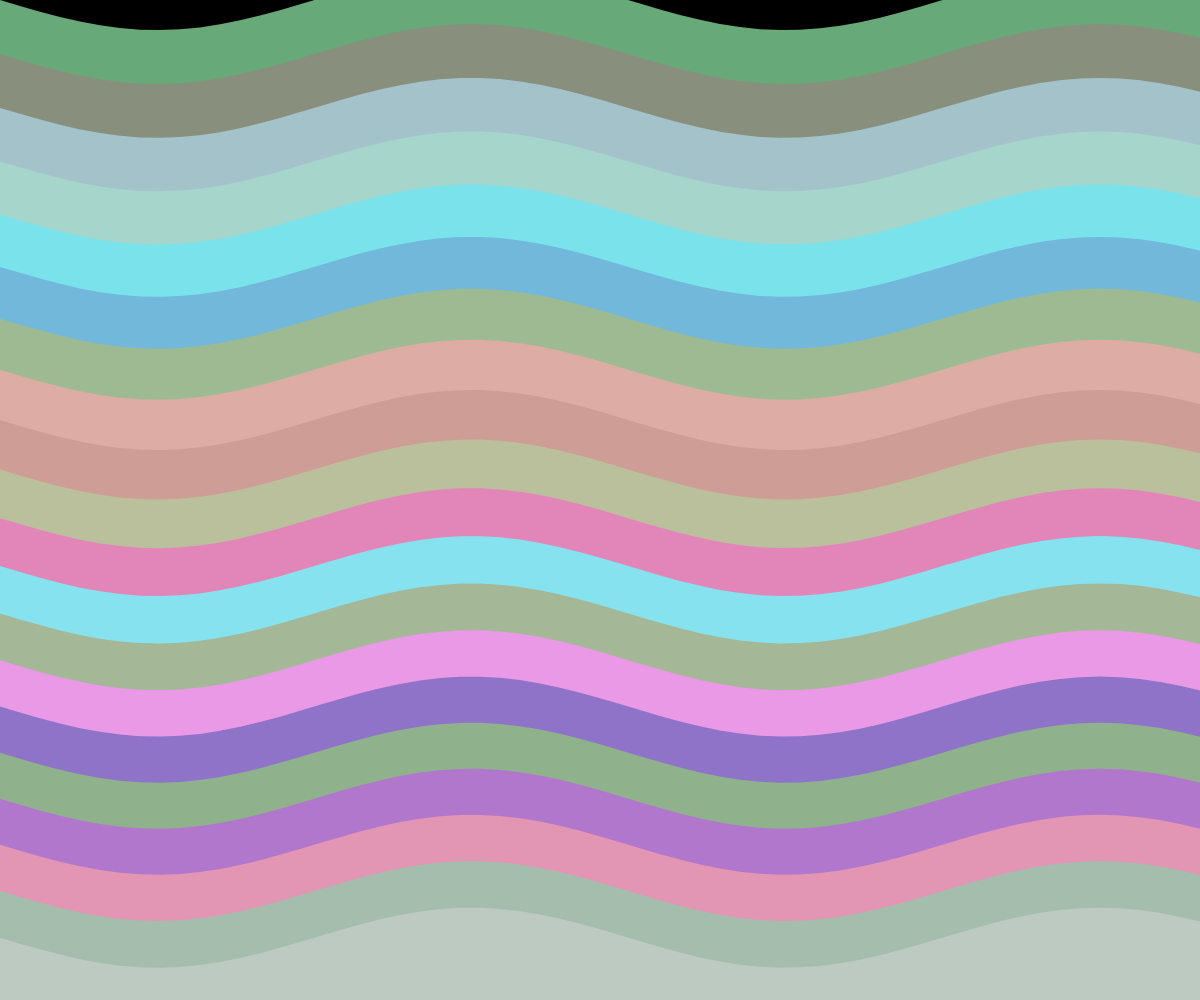
Frame 1 (no input)
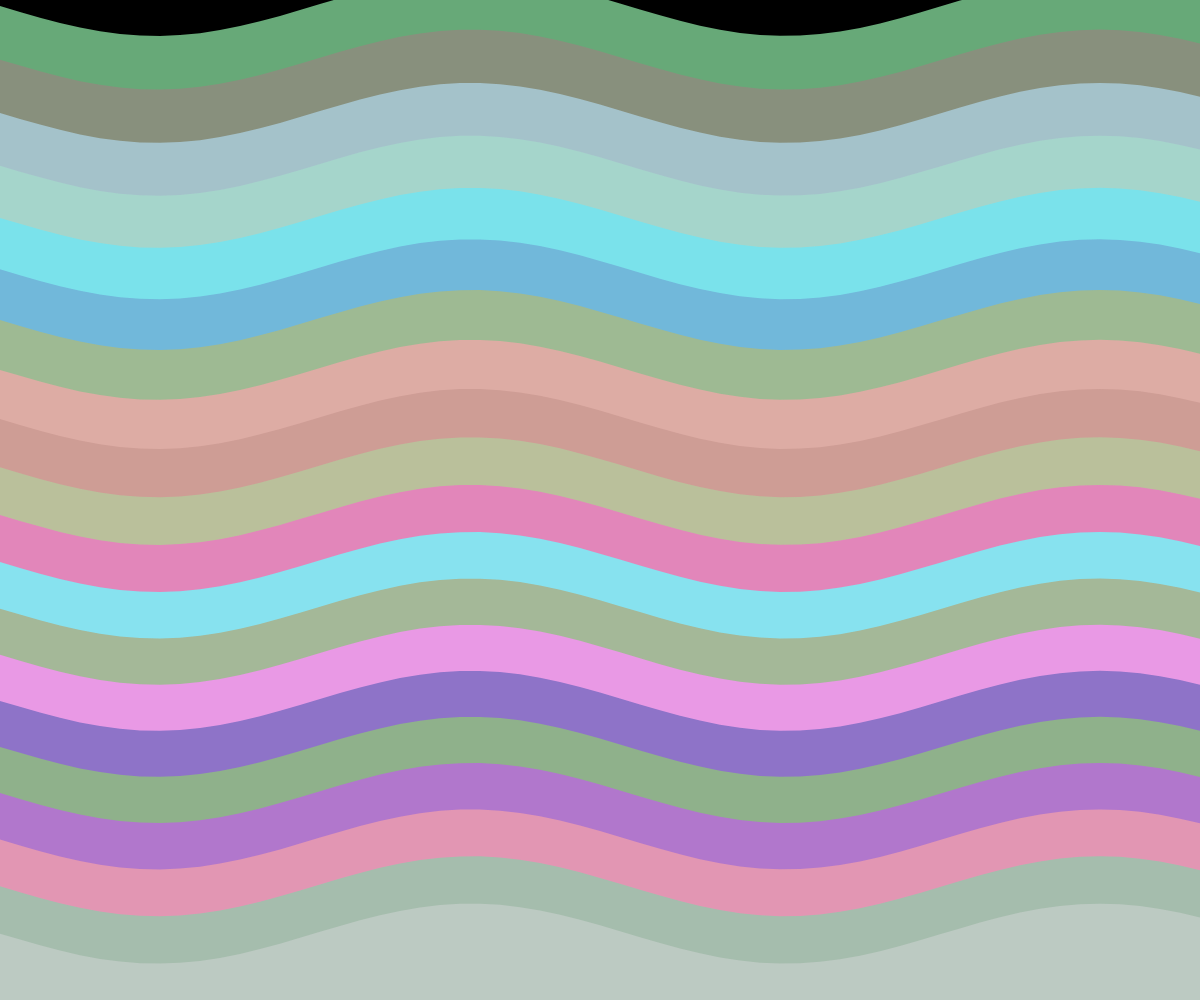
Frame 60 (no input)
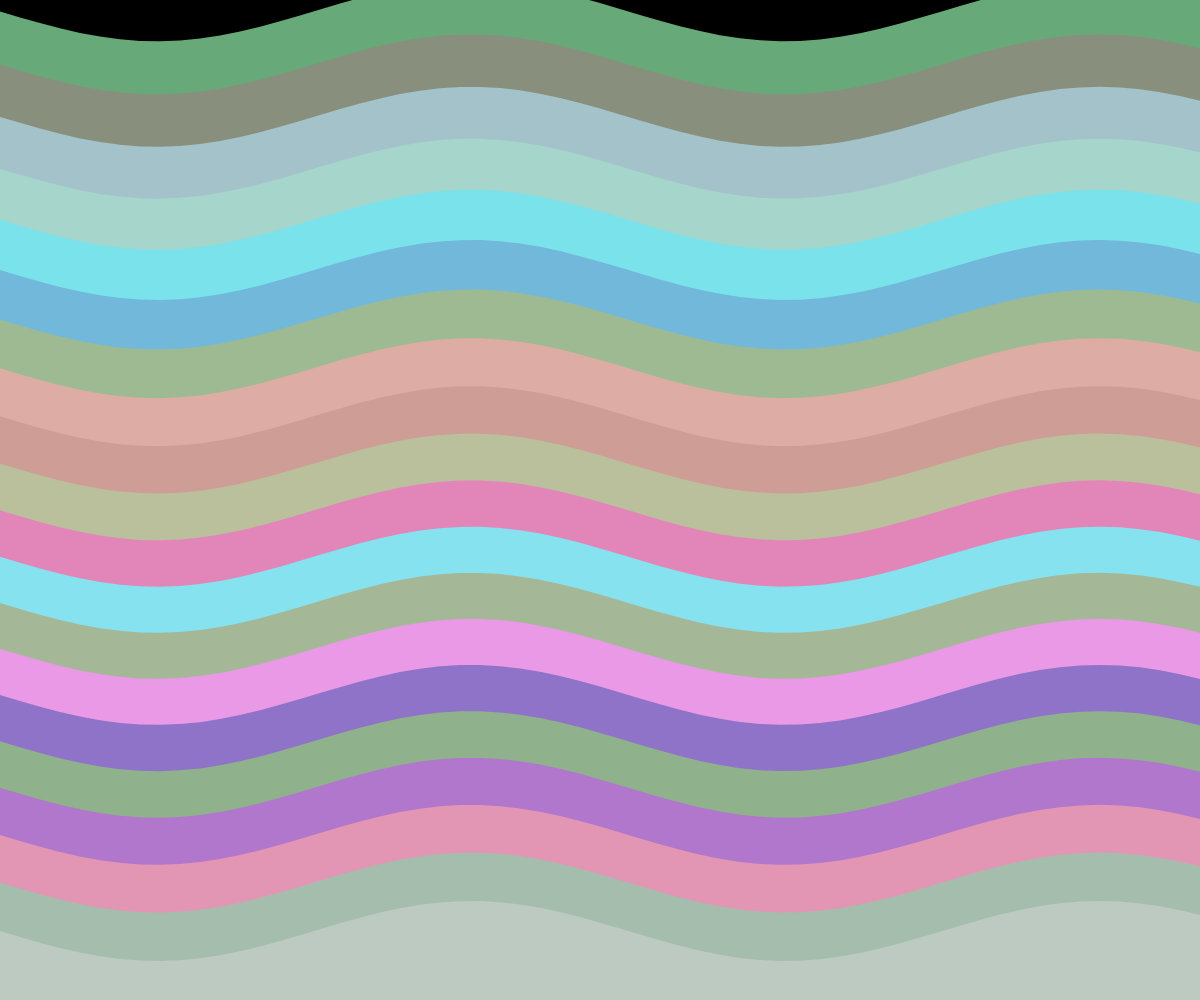
Frame 120 (the mouse pressed at the canvas centre since frame 60)

The p5.js sketch that drew these frames (run headless with seeded random() and noise() and a simulated clock; from frame 60 on, the mouse is pressed at the canvas centre):

// p5.js sketch
// ── sketch.js
let time = 0;
let stripes = [];

function setup() {
  createCanvas(windowWidth, windowHeight);
  noStroke();
  
  // Precompute stripe positions and colors for performance
  for (let i = 0; i < 20; i++) {
    stripes.push({
      y: i * (height / 20),
      speed: random(0.001, 0.005),
      color: color(random(100, 255), random(100, 255), random(100, 255), 200)
    });
  }
}

function draw() {
  background(0);
  
  time += 0.01;
  
  // Draw warped diagonal stripes
  for (let i = 0; i < stripes.length; i++) {
    const stripe = stripes[i];
    fill(stripe.color);
    
    beginShape();
    for (let x = 0; x <= width; x += 20) {
      // Create a wavy, shifting pattern
      const wave = sin(x * 0.01 + time * stripe.speed) * 30;
      const y = stripe.y + wave + sin(time * 0.5 + i * 0.2) * 20;
      
      vertex(x, y);
    }
    vertex(width, height);
    vertex(0, height);
    endShape(CLOSE);
  }
  
  // Add halftone texture
  drawHalftone();
}

function drawHalftone() {
  loadPixels();
  const dotSize = 8;
  const spacing = 16;
  
  for (let y = 0; y < height; y += spacing) {
    for (let x = 0; x < width; x += spacing) {
      // Create a halftone pattern with varying density
      const density = noise(x * 0.01, y * 0.01, time) * 0.5 + 0.5;
      
      if (density > 0.3) {
        const px = x + random(-dotSize/2, dotSize/2);
        const py = y + random(-dotSize/2, dotSize/2);
        
        if (px >= 0 && px < width && py >= 0 && py < height) {
          pixels[(py * width + px) * 4] = 255;
          pixels[(py * width + px) * 4 + 1] = 255;
          pixels[(py * width + px) * 4 + 2] = 255;
        }
      }
    }
  }
  updatePixels();
}

function windowResized() {
  resizeCanvas(windowWidth, windowHeight);
}
